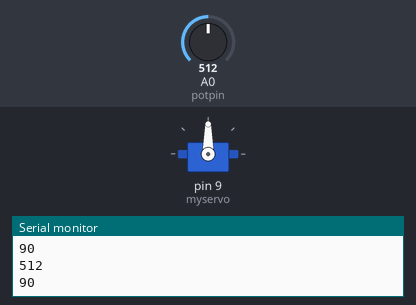
Recording of a sketch running on a simulated Arduino Uno, built with avr-gcc and run on an emulated ATmega328P. Parts: servo, the last lines printed to the serial monitor. Inputs (shaded band) come from the test bench; at power-on: A0 (potpin) = 512.

Above: at 1.2 s.
1.3 s: A0 (potpin) set to 716
At 2.0 s:
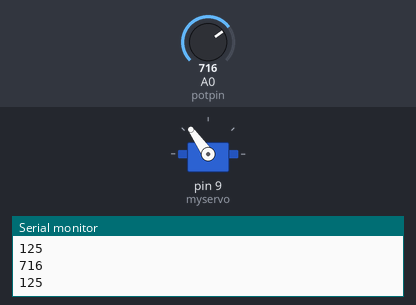
2.8 s: A0 (potpin) set to 900
At 4.0 s:
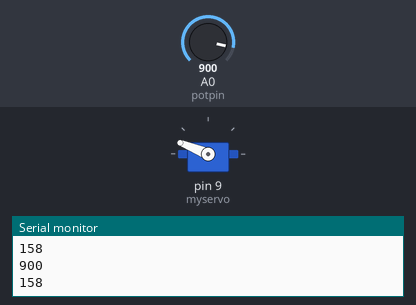
4.3 s: A0 (potpin) set to 1023
At 5.4 s:
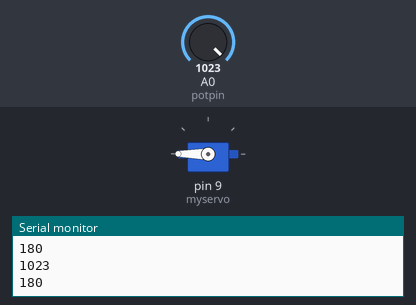
5.8 s: A0 (potpin) set to 306
At 6.5 s:
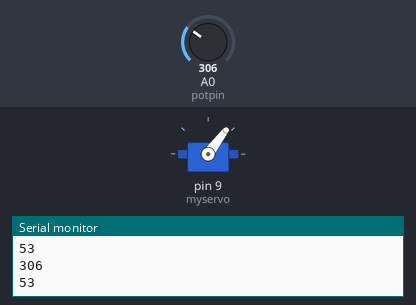
7.3 s: A0 (potpin) set to 122
At 8.5 s:
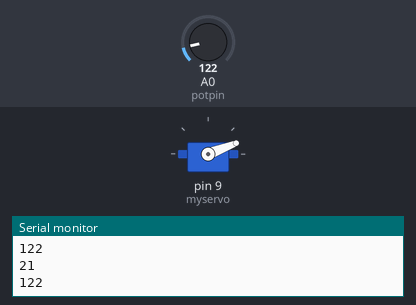
8.8 s: A0 (potpin) set to 0
At 9.7 s:
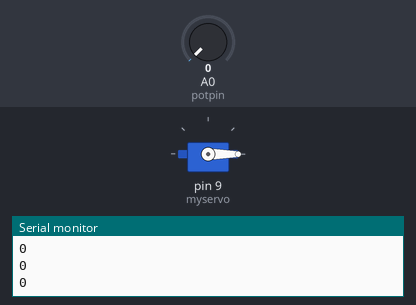
Timing chart, 0 to 11.3 s (numbered marks = the images above; inputs shaded):
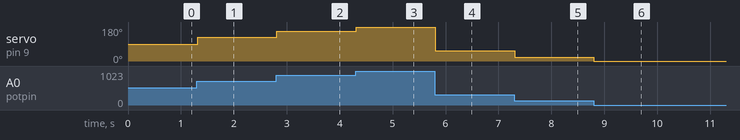

The sketch:

9knob.ino
```cpp
/*
 Controlling a servo position using a potentiometer (variable resistor)
 by Michal Rinott <http://people.interaction-ivrea.it/m.rinott>

 modified on 8 Nov 2013
 by Scott Fitzgerald
 http://www.arduino.cc/en/Tutorial/Knob
*/

#include <Servo.h>

Servo myservo;  // create servo object to control a servo

int potpin = 0;  // analog pin used to connect the potentiometer
int val;    // variable to read the value from the analog pin

void setup() {
  myservo.attach(9);  // attaches the servo on pin 9 to the servo object
  Serial.begin(9600);
}

void loop() {
  val = analogRead(potpin);            // reads the value of the potentiometer (value between 0 and 1023)
  Serial.println(val);
  val = map(val, 0, 1023, 0, 180);     // scale it to use it with the servo (value between 0 and 180)
  Serial.println(val);
  myservo.write(val);                  // sets the servo position according to the scaled value
  delay(30);                           // waits for the servo to get there
}
```

Measured:
- after the input at 1.3 s, servo on pin 9 (myservo): 90° → 125° at once
- after the input at 2.8 s, servo on pin 9 (myservo): 125° → 158° at once
- after the input at 4.3 s, servo on pin 9 (myservo): 158° → 180° at once
- after the input at 5.8 s, servo on pin 9 (myservo): 180° → 53° at once
- after the input at 7.3 s, servo on pin 9 (myservo): 53° → 21° at once
- after the input at 8.8 s, servo on pin 9 (myservo): 21° → 0° at once
